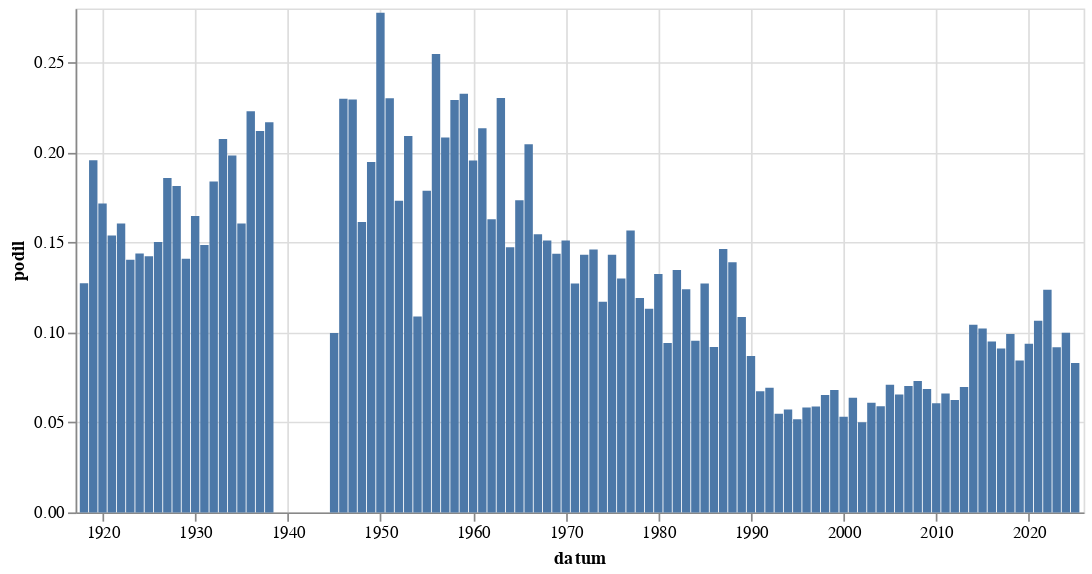

The notebook cell saved with this chart:
### Code cell
alt.Chart(
    hledej(" [Pp]ráv[ayeo]").to_pandas(),
    width = 600
).mark_bar(
).encode(
    alt.X('datum:T'),
    alt.Y('podil:Q')
)

### Figure 1 — Vega-Lite specification as saved in the notebook (floating-point values rounded to 4 significant figures)
{"config": {"view": {"continuousWidth": 300, "continuousHeight": 300}}, "data": {"name": "data-61c51fa4008eb40a20cf0289507d2bf2"}, "mark": {"type": "bar"}, "encoding": {"x": {"field": "datum", "type": "temporal"}, "y": {"field": "podil", "type": "quantitative"}}, "width": 600, "$schema": "https://vega.github.io/schema/vega-lite/v5.8.0.json", "datasets": {"data-61c51fa4008eb40a20cf0289507d2bf2": [{"datum": "1918-01-01T00:00:00", "text": 82, "text_right": 644, "podil": 0.1273, "co": " [Pp]ráv[ayeo]"}, {"datum": "1919-01-01T00:00:00", "text": 772, "text_right": 3946, "podil": 0.1956, "co": " [Pp]ráv[ayeo]"}, {"datum": "1920-01-01T00:00:00", "text": 971, "text_right": 5656, "podil": 0.1717, "co": " [Pp]ráv[ayeo]"}, {"datum": "1921-01-01T00:00:00", "text": 1198, "text_right": 7785, "podil": 0.1539, "co": " [Pp]ráv[ayeo]"}, {"datum": "1922-01-01T00:00:00", "text": 1217, "text_right": 7580, "podil": 0.1606, "co": " [Pp]ráv[ayeo]"}, {"datum": "1923-01-01T00:00:00", "text": 734, "text_right": 5228, "podil": 0.1404, "co": " [Pp]ráv[ayeo]"}, {"datum": "1924-01-01T00:00:00", "text": 806, "text_right": 5606, "podil": 0.1438, "co": " [Pp]ráv[ayeo]"}, {"datum": "1925-01-01T00:00:00", "text": 646, "text_right": 4541, "podil": 0.1423, "co": " [Pp]ráv[ayeo]"}, {"datum": "1926-01-01T00:00:00", "text": 1066, "text_right": 7099, "podil": 0.1502, "co": " [Pp]ráv[ayeo]"}, {"datum": "1927-01-01T00:00:00", "text": 1144, "text_right": 6160, "podil": 0.1857, "co": " [Pp]ráv[ayeo]"}, {"datum": "1928-01-01T00:00:00", "text": 1077, "text_right": 5941, "podil": 0.1813, "co": " [Pp]ráv[ayeo]"}, {"datum": "1929-01-01T00:00:00", "text": 519, "text_right": 3684, "podil": 0.1409, "co": " [Pp]ráv[ayeo]"}, {"datum": "1930-01-01T00:00:00", "text": 1225, "text_right": 7437, "podil": 0.1647, "co": " [Pp]ráv[ayeo]"}, {"datum": "1931-01-01T00:00:00", "text": 892, "text_right": 6002, "podil": 0.1486, "co": " [Pp]ráv[ayeo]"}, {"datum": "1932-01-01T00:00:00", "text": 659, "text_right": 3586, "podil": 0.1838, "co": " [Pp]ráv[ayeo]"}, {"datum": "1933-01-01T00:00:00", "text": 842, "text_right": 4059, "podil": 0.2074, "co": " [Pp]ráv[ayeo]"}, {"datum": "1934-01-01T00:00:00", "text": 643, "text_right": 3242, "podil": 0.1983, "co": " [Pp]ráv[ayeo]"}, {"datum": "1935-01-01T00:00:00", "text": 517, "text_right": 3221, "podil": 0.1605, "co": " [Pp]ráv[ayeo]"}, {"datum": "1936-01-01T00:00:00", "text": 749, "text_right": 3361, "podil": 0.2229, "co": " [Pp]ráv[ayeo]"}, {"datum": "1937-01-01T00:00:00", "text": 654, "text_right": 3087, "podil": 0.2119, "co": " [Pp]ráv[ayeo]"}, {"datum": "1938-01-01T00:00:00", "text": 342, "text_right": 1578, "podil": 0.2167, "co": " [Pp]ráv[ayeo]"}, {"datum": "1945-01-01T00:00:00", "text": 71, "text_right": 712, "podil": 0.09972, "co": " [Pp]ráv[ayeo]"}, {"datum": "1946-01-01T00:00:00", "text": 644, "text_right": 2802, "podil": 0.2298, "co": " [Pp]ráv[ayeo]"}, {"datum": "1947-01-01T00:00:00", "text": 569, "text_right": 2481, "podil": 0.2293, "co": " [Pp]ráv[ayeo]"}, {"datum": "1948-01-01T00:00:00", "text": 404, "text_right": 2504, "podil": 0.1613, "co": " [Pp]ráv[ayeo]"}, {"datum": "1949-01-01T00:00:00", "text": 160, "text_right": 822, "podil": 0.1946, "co": " [Pp]ráv[ayeo]"}, {"datum": "1950-01-01T00:00:00", "text": 121, "text_right": 436, "podil": 0.2775, "co": " [Pp]ráv[ayeo]"}, {"datum": "1951-01-01T00:00:00", "text": 84, "text_right": 365, "podil": 0.2301, "co": " [Pp]ráv[ayeo]"}, {"datum": "1952-01-01T00:00:00", "text": 67, "text_right": 387, "podil": 0.1731, "co": " [Pp]ráv[ayeo]"}, {"datum": "1953-01-01T00:00:00", "text": 60, "text_right": 287, "podil": 0.2091, "co": " [Pp]ráv[ayeo]"}, {"datum": "1954-01-01T00:00:00", "text": 67, "text_right": 616, "podil": 0.1088, "co": " [Pp]ráv[ayeo]"}, {"datum": "1955-01-01T00:00:00", "text": 37, "text_right": 207, "podil": 0.1787, "co": " [Pp]ráv[ayeo]"}, {"datum": "1956-01-01T00:00:00", "text": 83, "text_right": 326, "podil": 0.2546, "co": " [Pp]ráv[ayeo]"}, {"datum": "1957-01-01T00:00:00", "text": 70, "text_right": 336, "podil": 0.2083, "co": " [Pp]ráv[ayeo]"}, {"datum": "1958-01-01T00:00:00", "text": 74, "text_right": 323, "podil": 0.2291, "co": " [Pp]ráv[ayeo]"}, {"datum": "1959-01-01T00:00:00", "text": 70, "text_right": 301, "podil": 0.2326, "co": " [Pp]ráv[ayeo]"}, {"datum": "1960-01-01T00:00:00", "text": 78, "text_right": 399, "podil": 0.1955, "co": " [Pp]ráv[ayeo]"}, {"datum": "1961-01-01T00:00:00", "text": 86, "text_right": 403, "podil": 0.2134, "co": " [Pp]ráv[ayeo]"}, {"datum": "1962-01-01T00:00:00", "text": 36, "text_right": 221, "podil": 0.1629, "co": " [Pp]ráv[ayeo]"}, {"datum": "1963-01-01T00:00:00", "text": 70, "text_right": 304, "podil": 0.2303, "co": " [Pp]ráv[ayeo]"}, {"datum": "1964-01-01T00:00:00", "text": 112, "text_right": 760, "podil": 0.1474, "co": " [Pp]ráv[ayeo]"}, {"datum": "1965-01-01T00:00:00", "text": 82, "text_right": 473, "podil": 0.1734, "co": " [Pp]ráv[ayeo]"}, {"datum": "1966-01-01T00:00:00", "text": 107, "text_right": 523, "podil": 0.2046, "co": " [Pp]ráv[ayeo]"}, {"datum": "1967-01-01T00:00:00", "text": 81, "text_right": 524, "podil": 0.1546, "co": " [Pp]ráv[ayeo]"}, {"datum": "1968-01-01T00:00:00", "text": 302, "text_right": 1999, "podil": 0.1511, "co": " [Pp]ráv[ayeo]"}, {"datum": "1969-01-01T00:00:00", "text": 203, "text_right": 1413, "podil": 0.1437, "co": " [Pp]ráv[ayeo]"}, {"datum": "1970-01-01T00:00:00", "text": 145, "text_right": 960, "podil": 0.151, "co": " [Pp]ráv[ayeo]"}, {"datum": "1971-01-01T00:00:00", "text": 110, "text_right": 865, "podil": 0.1272, "co": " [Pp]ráv[ayeo]"}, {"datum": "1972-01-01T00:00:00", "text": 86, "text_right": 601, "podil": 0.1431, "co": " [Pp]ráv[ayeo]"}, {"datum": "1973-01-01T00:00:00", "text": 125, "text_right": 856, "podil": 0.146, "co": " [Pp]ráv[ayeo]"}, {"datum": "1974-01-01T00:00:00", "text": 94, "text_right": 803, "podil": 0.1171, "co": " [Pp]ráv[ayeo]"}, {"datum": "1975-01-01T00:00:00", "text": 131, "text_right": 915, "podil": 0.1432, "co": " [Pp]ráv[ayeo]"}, {"datum": "1976-01-01T00:00:00", "text": 86, "text_right": 662, "podil": 0.1299, "co": " [Pp]ráv[ayeo]"}, {"datum": "1977-01-01T00:00:00", "text": 122, "text_right": 779, "podil": 0.1566, "co": " [Pp]ráv[ayeo]"}, {"datum": "1978-01-01T00:00:00", "text": 99, "text_right": 831, "podil": 0.1191, "co": " [Pp]ráv[ayeo]"}, {"datum": "1979-01-01T00:00:00", "text": 75, "text_right": 663, "podil": 0.1131, "co": " [Pp]ráv[ayeo]"}, {"datum": "1980-01-01T00:00:00", "text": 98, "text_right": 740, "podil": 0.1324, "co": " [Pp]ráv[ayeo]"}, {"datum": "1981-01-01T00:00:00", "text": 49, "text_right": 521, "podil": 0.09405, "co": " [Pp]ráv[ayeo]"}, {"datum": "1982-01-01T00:00:00", "text": 104, "text_right": 772, "podil": 0.1347, "co": " [Pp]ráv[ayeo]"}, {"datum": "1983-01-01T00:00:00", "text": 107, "text_right": 863, "podil": 0.124, "co": " [Pp]ráv[ayeo]"}, {"datum": "1984-01-01T00:00:00", "text": 67, "text_right": 703, "podil": 0.09531, "co": " [Pp]ráv[ayeo]"}, {"datum": "1985-01-01T00:00:00", "text": 83, "text_right": 653, "podil": 0.1271, "co": " [Pp]ráv[ayeo]"}, {"datum": "1986-01-01T00:00:00", "text": 45, "text_right": 490, "podil": 0.09184, "co": " [Pp]ráv[ayeo]"}, {"datum": "1987-01-01T00:00:00", "text": 98, "text_right": 670, "podil": 0.1463, "co": " [Pp]ráv[ayeo]"}, {"datum": "1988-01-01T00:00:00", "text": 127, "text_right": 914, "podil": 0.1389, "co": " [Pp]ráv[ayeo]"}, {"datum": "1989-01-01T00:00:00", "text": 198, "text_right": 1825, "podil": 0.1085, "co": " [Pp]ráv[ayeo]"}, {"datum": "1990-01-01T00:00:00", "text": 1369, "text_right": 15752, "podil": 0.08691, "co": " [Pp]ráv[ayeo]"}, {"datum": "1991-01-01T00:00:00", "text": 2089, "text_right": 31045, "podil": 0.06729, "co": " [Pp]ráv[ayeo]"}, {"datum": "1992-01-01T00:00:00", "text": 1724, "text_right": 24879, "podil": 0.0693, "co": " [Pp]ráv[ayeo]"}, {"datum": "1993-01-01T00:00:00", "text": 476, "text_right": 8681, "podil": 0.05483, "co": " [Pp]ráv[ayeo]"}, {"datum": "1994-01-01T00:00:00", "text": 412, "text_right": 7203, "podil": 0.0572, "co": " [Pp]ráv[ayeo]"}, {"datum": "1995-01-01T00:00:00", "text": 450, "text_right": 8693, "podil": 0.05177, "co": " [Pp]ráv[ayeo]"}, {"datum": "1996-01-01T00:00:00", "text": 532, "text_right": 9139, "podil": 0.05821, "co": " [Pp]ráv[ayeo]"}, {"datum": "1997-01-01T00:00:00", "text": 935, "text_right": 15895, "podil": 0.05882, "co": " [Pp]ráv[ayeo]"}, {"datum": "1998-01-01T00:00:00", "text": 745, "text_right": 11413, "podil": 0.06528, "co": " [Pp]ráv[ayeo]"}, {"datum": "1999-01-01T00:00:00", "text": 1328, "text_right": 19544, "podil": 0.06795, "co": " [Pp]ráv[ayeo]"}, {"datum": "2000-01-01T00:00:00", "text": 1196, "text_right": 22514, "podil": 0.05312, "co": " [Pp]ráv[ayeo]"}, {"datum": "2001-01-01T00:00:00", "text": 1229, "text_right": 19300, "podil": 0.06368, "co": " [Pp]ráv[ayeo]"}, {"datum": "2002-01-01T00:00:00", "text": 776, "text_right": 15504, "podil": 0.05005, "co": " [Pp]ráv[ayeo]"}, {"datum": "2003-01-01T00:00:00", "text": 1275, "text_right": 20928, "podil": 0.06092, "co": " [Pp]ráv[ayeo]"}, {"datum": "2004-01-01T00:00:00", "text": 1150, "text_right": 19522, "podil": 0.05891, "co": " [Pp]ráv[ayeo]"}, {"datum": "2005-01-01T00:00:00", "text": 1801, "text_right": 25379, "podil": 0.07096, "co": " [Pp]ráv[ayeo]"}, {"datum": "2006-01-01T00:00:00", "text": 1203, "text_right": 18354, "podil": 0.06554, "co": " [Pp]ráv[ayeo]"}, {"datum": "2007-01-01T00:00:00", "text": 1143, "text_right": 16287, "podil": 0.07018, "co": " [Pp]ráv[ayeo]"}, {"datum": "2008-01-01T00:00:00", "text": 1303, "text_right": 17835, "podil": 0.07306, "co": " [Pp]ráv[ayeo]"}, {"datum": "2009-01-01T00:00:00", "text": 1372, "text_right": 20031, "podil": 0.06849, "co": " [Pp]ráv[ayeo]"}, {"datum": "2010-01-01T00:00:00", "text": 781, "text_right": 12869, "podil": 0.06069, "co": " [Pp]ráv[ayeo]"}, {"datum": "2011-01-01T00:00:00", "text": 1174, "text_right": 17781, "podil": 0.06603, "co": " [Pp]ráv[ayeo]"}, {"datum": "2012-01-01T00:00:00", "text": 920, "text_right": 14732, "podil": 0.06245, "co": " [Pp]ráv[ayeo]"}, {"datum": "2013-01-01T00:00:00", "text": 689, "text_right": 9881, "podil": 0.06973, "co": " [Pp]ráv[ayeo]"}, {"datum": "2014-01-01T00:00:00", "text": 2165, "text_right": 20781, "podil": 0.1042, "co": " [Pp]ráv[ayeo]"}, {"datum": "2015-01-01T00:00:00", "text": 2170, "text_right": 21226, "podil": 0.1022, "co": " [Pp]ráv[ayeo]"}, {"datum": "2016-01-01T00:00:00", "text": 2113, "text_right": 22255, "podil": 0.09494, "co": " [Pp]ráv[ayeo]"}, {"datum": "2017-01-01T00:00:00", "text": 1622, "text_right": 17808, "podil": 0.09108, "co": " [Pp]ráv[ayeo]"}, {"datum": "2018-01-01T00:00:00", "text": 2040, "text_right": 20582, "podil": 0.09912, "co": " [Pp]ráv[ayeo]"}, {"datum": "2019-01-01T00:00:00", "text": 2087, "text_right": 24751, "podil": 0.08432, "co": " [Pp]ráv[ayeo]"}, {"datum": "2020-01-01T00:00:00", "text": 2207, "text_right": 23572, "podil": 0.09363, "co": " [Pp]ráv[ayeo]"}, {"datum": "2021-01-01T00:00:00", "text": 2149, "text_right": 20176, "podil": 0.1065, "co": " [Pp]ráv[ayeo]"}, {"datum": "2022-01-01T00:00:00", "text": 2577, "text_right": 20822, "podil": 0.1238, "co": " [Pp]ráv[ayeo]"}, {"datum": "2023-01-01T00:00:00", "text": 2290, "text_right": 24959, "podil": 0.09175, "co": " [Pp]ráv[ayeo]"}, {"datum": "2024-01-01T00:00:00", "text": 2412, "text_right": 24168, "podil": 0.0998, "co": " [Pp]ráv[ayeo]"}, {"datum": "2025-01-01T00:00:00", "text": 870, "text_right": 10482, "podil": 0.083, "co": " [Pp]ráv[ayeo]"}]}}
